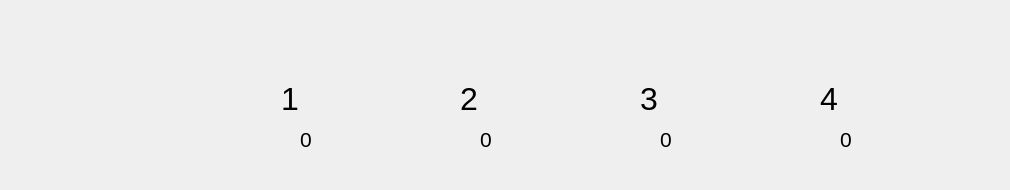
    <widget class="QWidget" name="tab_4">
     <attribute name="title">
      <string>可燃气体监测</string>
     </attribute>
     <widget class="QLabel" name="label_119">
      <property name="geometry">
       <rect>
        <x>10</x>
        <y>10</y>
        <width>991</width>
        <height>171</height>
       </rect>
      </property>
      <property name="styleSheet">
       <string notr="true">border-image: url(:/picture/keranqiti.png);</string>
      </property>
      <property name="text">
       <string/>
      </property>
     </widget>
     <widget class="QLabel" name="label_burngas_2">
      <property name="geometry">
       <rect>
        <x>440</x>
        <y>70</y>
        <width>170</width>
        <height>53</height>
       </rect>
      </property>
      <property name="styleSheet">
       <string notr="true">border-image: url(:/picture/nosensor.png);</string>
      </property>
      <property name="text">
       <string/>
      </property>
     </widget>
     <widget class="QLabel" name="label_burngas_4">
      <property name="geometry">
       <rect>
        <x>800</x>
        <y>70</y>
        <width>170</width>
        <height>53</height>
       </rect>
      </property>
      <property name="styleSheet">
       <string notr="true">border-image: url(:/picture/nosensor.png);</string>
      </property>
      <property name="text">
       <string/>
      </property>
     </widget>
     <widget class="QLabel" name="label_123">
      <property name="geometry">
       <rect>
        <x>281</x>
        <y>83</y>
        <width>21</width>
        <height>31</height>
       </rect>
      </property>
      <property name="font">
       <font>
        <pointsize>24</pointsize>
        <weight>50</weight>
        <bold>false</bold>
       </font>
      </property>
      <property name="text">
       <string>1</string>
      </property>
     </widget>
     <widget class="QLabel" name="label_124">
      <property name="geometry">
       <rect>
        <x>460</x>
        <y>83</y>
        <width>21</width>
        <height>31</height>
       </rect>
      </property>
      <property name="font">
       <font>
        <pointsize>24</pointsize>
        <weight>50</weight>
        <bold>false</bold>
       </font>
      </property>
      <property name="text">
       <string>2</string>
      </property>
     </widget>
     <widget class="QLabel" name="label_burngas_3">
      <property name="geometry">
       <rect>
        <x>620</x>
        <y>70</y>
        <width>170</width>
        <height>53</height>
       </rect>
      </property>
      <property name="styleSheet">
       <string notr="true">border-image: url(:/picture/nosensor.png);</string>
      </property>
      <property name="text">
       <string/>
      </property>
     </widget>
     <widget class="QLabel" name="label_burngas_1">
      <property name="geometry">
       <rect>
        <x>261</x>
        <y>70</y>
        <width>170</width>
        <height>53</height>
       </rect>
      </property>
      <property name="styleSheet">
       <string notr="true">border-image: url(:/picture/nosensor.png);</string>
      </property>
      <property name="text">
       <string/>
      </property>
     </widget>
     <widget class="QLabel" name="label_133">
      <property name="geometry">
       <rect>
        <x>640</x>
        <y>83</y>
        <width>21</width>
        <height>31</height>
       </rect>
      </property>
      <property name="font">
       <font>
        <pointsize>24</pointsize>
        <weight>50</weight>
        <bold>false</bold>
       </font>
      </property>
      <property name="text">
       <string>3</string>
      </property>
     </widget>
     <widget class="QLabel" name="label_134">
      <property name="geometry">
       <rect>
        <x>820</x>
        <y>83</y>
        <width>21</width>
        <height>31</height>
       </rect>
      </property>
      <property name="font">
       <font>
        <pointsize>24</pointsize>
        <weight>50</weight>
        <bold>false</bold>
       </font>
      </property>
      <property name="text">
       <string>4</string>
      </property>
     </widget>
     <widget class="QLabel" name="label_gasval_1">
      <property name="geometry">
       <rect>
        <x>300</x>
        <y>130</y>
        <width>130</width>
        <height>19</height>
       </rect>
      </property>
      <property name="font">
       <font>
        <pointsize>16</pointsize>
       </font>
      </property>
      <property name="text">
       <string>0</string>
      </property>
      <property name="alignment">
       <set>Qt::AlignLeading|Qt::AlignLeft|Qt::AlignVCenter</set>
      </property>
     </widget>
     <widget class="QLabel" name="label_gasval_2">
      <property name="geometry">
       <rect>
        <x>480</x>
        <y>130</y>
        <width>130</width>
        <height>19</height>
       </rect>
      </property>
      <property name="font">
       <font>
        <pointsize>16</pointsize>
       </font>
      </property>
      <property name="text">
       <string>0</string>
      </property>
      <property name="alignment">
       <set>Qt::AlignLeading|Qt::AlignLeft|Qt::AlignVCenter</set>
      </property>
     </widget>
     <widget class="QLabel" name="label_gasval_3">
      <property name="geometry">
       <rect>
        <x>660</x>
        <y>130</y>
        <width>130</width>
        <height>19</height>
       </rect>
      </property>
      <property name="font">
       <font>
        <pointsize>16</pointsize>
       </font>
      </property>
      <property name="text">
       <string>0</string>
      </property>
      <property name="alignment">
       <set>Qt::AlignLeading|Qt::AlignLeft|Qt::AlignVCenter</set>
      </property>
     </widget>
     <widget class="QLabel" name="label_gasval_4">
      <property name="geometry">
       <rect>
        <x>840</x>
        <y>130</y>
        <width>130</width>
        <height>19</height>
       </rect>
      </property>
      <property name="font">
       <font>
        <pointsize>16</pointsize>
       </font>
      </property>
      <property name="text">
       <string>0</string>
      </property>
      <property name="alignment">
       <set>Qt::AlignLeading|Qt::AlignLeft|Qt::AlignVCenter</set>
      </property>
     </widget>
     <zorder>label_119</zorder>
     <zorder>label_burngas_2</zorder>
     <zorder>label_burngas_4</zorder>
     <zorder>label_124</zorder>
     <zorder>label_burngas_3</zorder>
     <zorder>label_burngas_1</zorder>
     <zorder>label_133</zorder>
     <zorder>label_134</zorder>
     <zorder>label_123</zorder>
     <zorder>label_gasval_1</zorder>
     <zorder>label_gasval_2</zorder>
     <zorder>label_gasval_3</zorder>
     <zorder>label_gasval_4</zorder>
    </widget>
